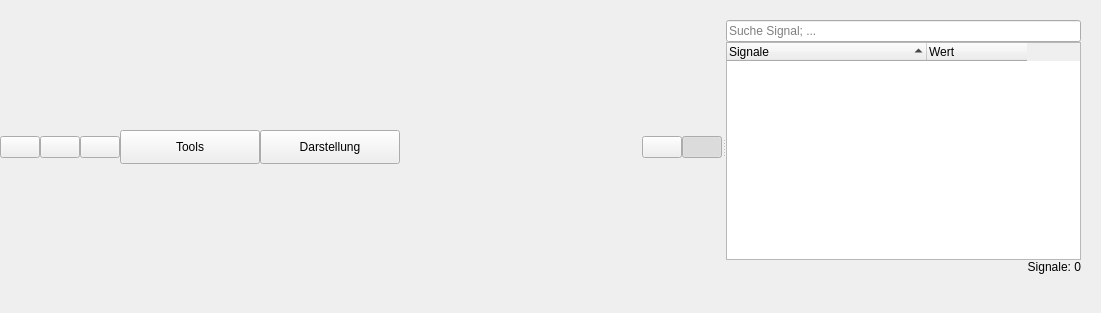
<?xml version="1.0" encoding="UTF-8"?>
<ui version="4.0">
 <class>plotWidgetX</class>
 <widget class="QWidget" name="plotWidgetX">
  <property name="geometry">
   <rect>
    <x>0</x>
    <y>0</y>
    <width>1101</width>
    <height>313</height>
   </rect>
  </property>
  <property name="windowTitle">
   <string>Form</string>
  </property>
  <widget class="QWidget" name="widget" native="true">
   <property name="geometry">
    <rect>
     <x>0</x>
     <y>20</y>
     <width>1081</width>
     <height>254</height>
    </rect>
   </property>
   <layout class="QHBoxLayout" name="horizontalLayout">
    <item>
     <widget class="QSplitter" name="splitter">
      <property name="orientation">
       <enum>Qt::Horizontal</enum>
      </property>
      <widget class="QWidget" name="verticalLayoutWidget">
       <layout class="QVBoxLayout" name="plotLayout">
        <property name="spacing">
         <number>0</number>
        </property>
        <property name="rightMargin">
         <number>0</number>
        </property>
        <item>
         <layout class="QHBoxLayout" name="horizontalLayout_2">
          <item>
           <widget class="QPushButton" name="crosshairButton">
            <property name="sizePolicy">
             <sizepolicy hsizetype="Fixed" vsizetype="Fixed">
              <horstretch>0</horstretch>
              <verstretch>0</verstretch>
             </sizepolicy>
            </property>
            <property name="toolTip">
             <string>Zeige Crosshair</string>
            </property>
            <property name="statusTip">
             <string>Zeige Crosshair</string>
            </property>
            <property name="text">
             <string/>
            </property>
            <property name="icon">
             <iconset>
              <normaloff>icons/crosshair.png</normaloff>icons/crosshair.png</iconset>
            </property>
            <property name="iconSize">
             <size>
              <width>25</width>
              <height>25</height>
             </size>
            </property>
            <property name="checkable">
             <bool>true</bool>
            </property>
           </widget>
          </item>
          <item>
           <widget class="QPushButton" name="measureButton">
            <property name="sizePolicy">
             <sizepolicy hsizetype="Fixed" vsizetype="Fixed">
              <horstretch>0</horstretch>
              <verstretch>0</verstretch>
             </sizepolicy>
            </property>
            <property name="toolTip">
             <string>Öffne Mess-Rechteck in Plot</string>
            </property>
            <property name="statusTip">
             <string>Öffne Mess-Rechteck in Plot</string>
            </property>
            <property name="text">
             <string/>
            </property>
            <property name="icon">
             <iconset>
              <normaloff>icons/measure.png</normaloff>icons/measure.png</iconset>
            </property>
            <property name="iconSize">
             <size>
              <width>25</width>
              <height>25</height>
             </size>
            </property>
            <property name="checkable">
             <bool>true</bool>
            </property>
           </widget>
          </item>
          <item>
           <widget class="QPushButton" name="cutButton">
            <property name="sizePolicy">
             <sizepolicy hsizetype="Fixed" vsizetype="Fixed">
              <horstretch>0</horstretch>
              <verstretch>0</verstretch>
             </sizepolicy>
            </property>
            <property name="toolTip">
             <string>Zeige Crosshair</string>
            </property>
            <property name="statusTip">
             <string>Zeige Crosshair</string>
            </property>
            <property name="text">
             <string/>
            </property>
            <property name="icon">
             <iconset>
              <normaloff>icons/cut.png</normaloff>icons/cut.png</iconset>
            </property>
            <property name="iconSize">
             <size>
              <width>25</width>
              <height>25</height>
             </size>
            </property>
            <property name="checkable">
             <bool>true</bool>
            </property>
           </widget>
          </item>
          <item>
           <widget class="QToolButton" name="toolButton">
            <property name="sizePolicy">
             <sizepolicy hsizetype="Fixed" vsizetype="Fixed">
              <horstretch>0</horstretch>
              <verstretch>0</verstretch>
             </sizepolicy>
            </property>
            <property name="minimumSize">
             <size>
              <width>140</width>
              <height>34</height>
             </size>
            </property>
            <property name="text">
             <string>Tools</string>
            </property>
            <property name="checkable">
             <bool>false</bool>
            </property>
           </widget>
          </item>
          <item>
           <widget class="QToolButton" name="plotViewButton">
            <property name="sizePolicy">
             <sizepolicy hsizetype="Fixed" vsizetype="Fixed">
              <horstretch>0</horstretch>
              <verstretch>0</verstretch>
             </sizepolicy>
            </property>
            <property name="minimumSize">
             <size>
              <width>140</width>
              <height>34</height>
             </size>
            </property>
            <property name="text">
             <string>Darstellung</string>
            </property>
            <property name="checkable">
             <bool>false</bool>
            </property>
           </widget>
          </item>
          <item>
           <spacer name="horizontalSpacer_2">
            <property name="orientation">
             <enum>Qt::Horizontal</enum>
            </property>
            <property name="sizeType">
             <enum>QSizePolicy::Expanding</enum>
            </property>
            <property name="sizeHint" stdset="0">
             <size>
              <width>40</width>
              <height>20</height>
             </size>
            </property>
           </spacer>
          </item>
          <item>
           <widget class="QPushButton" name="pauseButton">
            <property name="sizePolicy">
             <sizepolicy hsizetype="Fixed" vsizetype="Fixed">
              <horstretch>0</horstretch>
              <verstretch>0</verstretch>
             </sizepolicy>
            </property>
            <property name="toolTip">
             <string>Plot pausieren/fortsetzen</string>
            </property>
            <property name="text">
             <string/>
            </property>
            <property name="icon">
             <iconset>
              <normaloff>icons/pause.png</normaloff>icons/pause.png</iconset>
            </property>
            <property name="iconSize">
             <size>
              <width>25</width>
              <height>25</height>
             </size>
            </property>
            <property name="checkable">
             <bool>true</bool>
            </property>
           </widget>
          </item>
          <item>
           <widget class="QPushButton" name="hideSignalsButton">
            <property name="sizePolicy">
             <sizepolicy hsizetype="Fixed" vsizetype="Fixed">
              <horstretch>0</horstretch>
              <verstretch>0</verstretch>
             </sizepolicy>
            </property>
            <property name="toolTip">
             <string>Plot pausieren/fortsetzen</string>
            </property>
            <property name="text">
             <string/>
            </property>
            <property name="icon">
             <iconset>
              <normaloff>icons/sidebar.png</normaloff>icons/sidebar.png</iconset>
            </property>
            <property name="iconSize">
             <size>
              <width>25</width>
              <height>25</height>
             </size>
            </property>
            <property name="checkable">
             <bool>true</bool>
            </property>
            <property name="checked">
             <bool>true</bool>
            </property>
           </widget>
          </item>
         </layout>
        </item>
       </layout>
      </widget>
      <widget class="QWidget" name="widget_2" native="true">
       <layout class="QVBoxLayout" name="verticalLayout">
        <property name="spacing">
         <number>0</number>
        </property>
        <property name="leftMargin">
         <number>0</number>
        </property>
        <property name="topMargin">
         <number>0</number>
        </property>
        <property name="rightMargin">
         <number>0</number>
        </property>
        <property name="bottomMargin">
         <number>0</number>
        </property>
        <item>
         <layout class="QVBoxLayout" name="verticalLayout_2">
          <property name="spacing">
           <number>0</number>
          </property>
          <item>
           <widget class="QLineEdit" name="searchEdit">
            <property name="placeholderText">
             <string>Suche Signal; ...</string>
            </property>
           </widget>
          </item>
          <item>
           <widget class="QTreeWidget" name="treeWidget">
            <property name="acceptDrops">
             <bool>true</bool>
            </property>
            <property name="dragEnabled">
             <bool>true</bool>
            </property>
            <property name="dragDropMode">
             <enum>QAbstractItemView::DragDrop</enum>
            </property>
            <property name="defaultDropAction">
             <enum>Qt::CopyAction</enum>
            </property>
            <property name="selectionMode">
             <enum>QAbstractItemView::ExtendedSelection</enum>
            </property>
            <property name="autoExpandDelay">
             <number>1</number>
            </property>
            <property name="uniformRowHeights">
             <bool>false</bool>
            </property>
            <property name="sortingEnabled">
             <bool>true</bool>
            </property>
            <property name="animated">
             <bool>true</bool>
            </property>
            <property name="headerHidden">
             <bool>false</bool>
            </property>
            <attribute name="headerCascadingSectionResizes">
             <bool>true</bool>
            </attribute>
            <attribute name="headerDefaultSectionSize">
             <number>200</number>
            </attribute>
            <attribute name="headerMinimumSectionSize">
             <number>5</number>
            </attribute>
            <attribute name="headerShowSortIndicator" stdset="0">
             <bool>true</bool>
            </attribute>
            <attribute name="headerStretchLastSection">
             <bool>false</bool>
            </attribute>
            <column>
             <property name="text">
              <string>Signale</string>
             </property>
            </column>
            <column>
             <property name="text">
              <string>Wert</string>
             </property>
            </column>
           </widget>
          </item>
          <item>
           <widget class="QLabel" name="countLabel">
            <property name="text">
             <string>Signale: 0</string>
            </property>
            <property name="alignment">
             <set>Qt::AlignRight|Qt::AlignTrailing|Qt::AlignVCenter</set>
            </property>
           </widget>
          </item>
         </layout>
        </item>
       </layout>
      </widget>
     </widget>
    </item>
   </layout>
  </widget>
 </widget>
 <resources/>
 <connections/>
</ui>
